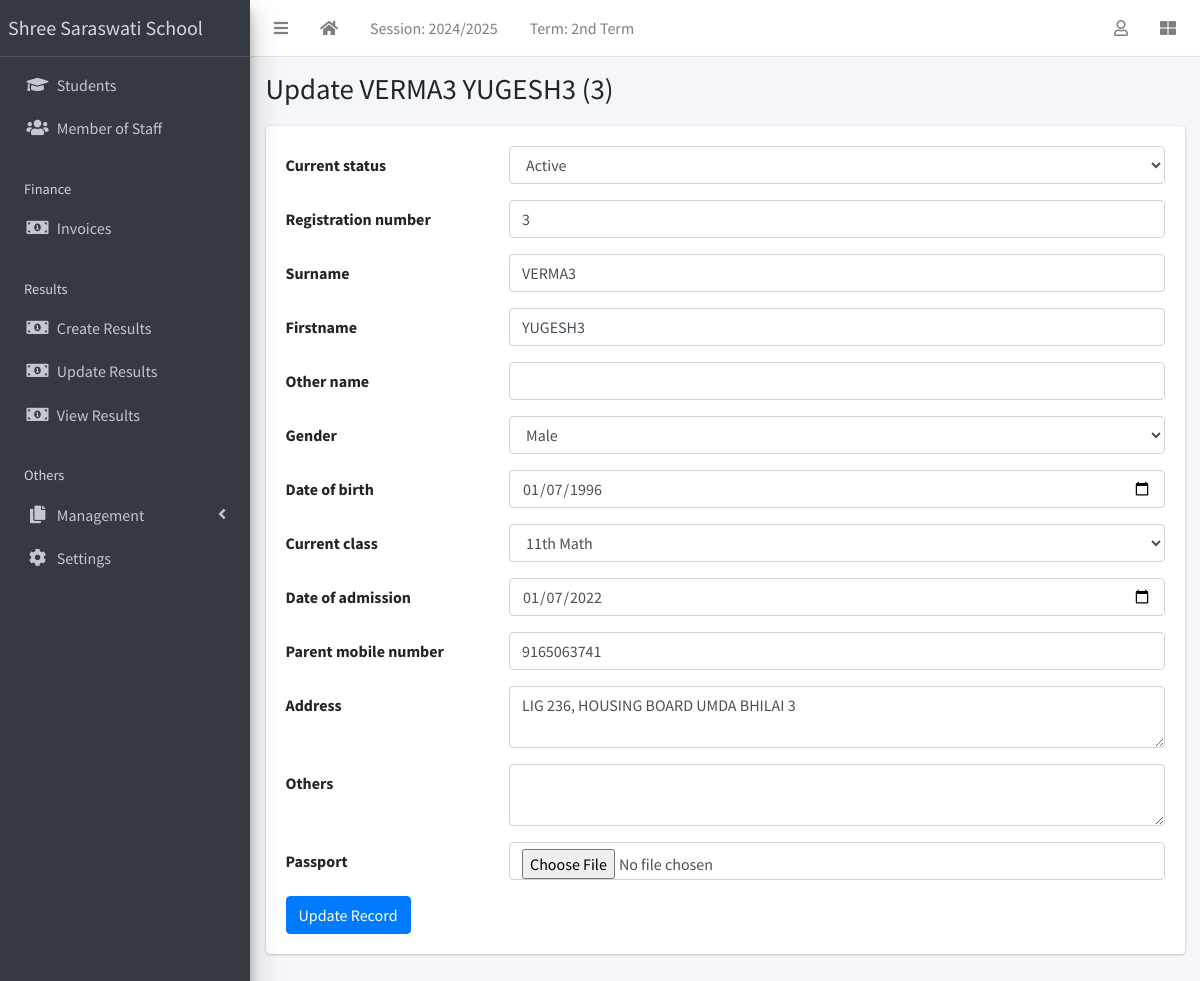
The page /student/3/update/ (signed in) on the database its author committed.
### apps/corecode/models.py (models this page shows, shortened)
class AcademicSession(models.Model):
    name = models.CharField(max_length=200, unique=True)
    current = models.BooleanField(default=True)
    class Meta:
        ordering = ["-name"]

class AcademicTerm(models.Model):
    name = models.CharField(max_length=20, unique=True)
    current = models.BooleanField(default=True)
    class Meta:
        ordering = ["name"]

### apps/students/models.py (models this page shows, shortened)
class Student(models.Model):
    STATUS_CHOICES = [("active", "Active"), ("inactive", "Inactive")]
    GENDER_CHOICES = [("male", "Male"), ("female", "Female")]
    current_status = models.CharField(
        max_length=10, choices=STATUS_CHOICES, default="active"
    )
    registration_number = models.CharField(max_length=200, unique=True)
    surname = models.CharField(max_length=200)
    firstname = models.CharField(max_length=200)
    other_name = models.CharField(max_length=200, blank=True)
    gender = models.CharField(max_length=10, choices=GENDER_CHOICES, default="male")
    date_of_birth = models.DateField(default=timezone.now)
    current_class = models.ForeignKey(
        StudentClass, on_delete=models.SET_NULL, blank=True, null=True
    )
    date_of_admission = models.DateField(default=timezone.now)
    mobile_num_regex = RegexValidator(
        regex="^[0-9]{10,15}$", message="Entered mobile number isn't in a right format!"
    )
    parent_mobile_number = models.CharField(
        validators=[mobile_num_regex], max_length=13, blank=True
    )
    address = models.TextField(blank=True)
    others = models.TextField(blank=True)
    passport = models.ImageField(blank=True, upload_to="students/passports/")
    class Meta:
        ordering = ["surname", "firstname", "other_name"]
    def __str__(self):
        return f"{self.surname} {self.firstname} {self.other_name} ({self.registration_number})"

### apps/students/views.py (the view)
# urls.py: path("<int:pk>/update/", StudentUpdateView.as_view(), name="student-update"),
class StudentUpdateView(LoginRequiredMixin, SuccessMessageMixin, UpdateView):
    model = Student
    fields = "__all__"
    success_message = "Record successfully updated."
    def get_form(self):
        form = super(StudentUpdateView, self).get_form()
        form.fields["date_of_birth"].widget = widgets.DateInput(attrs={"type": "date"})
        form.fields["date_of_admission"].widget = widgets.DateInput(
            attrs={"type": "date"}
        )
        form.fields["address"].widget = widgets.Textarea(attrs={"rows": 2})
        form.fields["others"].widget = widgets.Textarea(attrs={"rows": 2})
        return form

### apps/corecode/context_processors.py (called while the page is built)
def site_defaults(request):
    current_session = AcademicSession.objects.get(current=True)
    current_term = AcademicTerm.objects.get(current=True)
    vals = SiteConfig.objects.all()
    contexts = {
        "current_session": current_session.name,
        "current_term": current_term.name,
    }
    for val in vals:
        contexts[val.key] = val.value
    return contexts

### apps/corecode/models.py (called while the page is built)
    def __str__(self):
        return self.name

### apps/students/templates/students/student_form.html (shortened to what this page needs)
{% extends 'base.html' %}
{% block title %}
  {% if object %}
    Update {{ object }}
  {% else %}
    Add new student
  {% endif %}
{% endblock title %}
{% block content %}
<form action="" method="POST" enctype="multipart/form-data">
  {% include 'corecode/form_snippet.html' %}
  {% if object %}
    <input type="submit" class="btn btn-primary" value="Update Record">
  {% else %}
    <input type="submit" class="btn btn-primary" value="Add new student">
  {% endif %}
</form>
{% endblock content %}

### templates/base.html (shortened to what this page needs)
{% load static %}
<!DOCTYPE html>
<html lang="en">
<head>
  <link rel="stylesheet" href="{% static 'plugins/fontawesome-free/css/all.min.css' %}">
  <link rel="stylesheet" href="{% static 'plugins/toastr/toastr.min.css' %}">
  <link rel="stylesheet"
    href="{% static 'plugins/overlayScrollbars/css/OverlayScrollbars.min.css' %}">
  <link rel="stylesheet" href="{% static 'plugins/Datatables/datatables.min.css' %}" />
  <link rel="stylesheet" href="{% static 'dist/css/adminlte.min.css' %}">
</head>
<body
  class="hold-transition sidebar-mini layout-fixed layout-navbar-fixed layout-footer-fixed">
  <div class="wrapper">
    <nav class="main-header navbar navbar-expand navbar-white navbar-light">
      <ul class="navbar-nav">
        <li class="nav-item">
          <a class="nav-link" data-widget="pushmenu" href="#" role="button"><i
              class="fas fa-bars"></i></a>
        </li>
        <li class="nav-item d-none d-sm-inline-block">
          <a href="{% url 'home' %} " class="nav-link"><i class="fa fa-home"></i></a>
        </li>
        <li class="nav-item d-none d-sm-inline-block">
          <a href="{% url 'current-session' %}" class="nav-link">Session: {{ current_session }}</a>
        </li>
        <li class="nav-item d-none d-sm-inline-block">
          <a href="{% url 'current-session' %}" class="nav-link">Term: {{ current_term }}</a>
        </li>
      </ul>
      <ul class="navbar-nav ml-auto">
        <li class="nav-item dropdown">
          <a class="nav-link" data-toggle="dropdown" href="#">
            <i class="far fa-user"></i>
          </a>
        </li>
        <li class="nav-item">
          <a class="nav-link" data-widget="control-sidebar" data-slide="true"
            href="#" role="button"><i class="fas fa-th-large"></i></a>
        </li>
      </ul>
    </nav>
    <aside class="main-sidebar sidebar-dark-primary elevation-4">
      <a href="{% url 'home' %}" class="brand-link">Shree Saraswati  School</a>
      <div class="sidebar">
        <nav class="mt-2">
          <ul class="nav nav-pills nav-sidebar flex-column"
            data-widget="treeview" role="menu" data-accordion="false">
            <li class="nav-item">
              <a href="{% url 'student-list' %}" class="nav-link">
                <i class="nav-icon fas fa-graduation-cap"></i>
                <p>
                  Students
                </p>
              </a>
            </li>
            <li class="nav-item">
              <a href="{% url 'staff-list' %}" class="nav-link">
                <i class="nav-icon fas fa-users"></i>
                <p>
                  Member of Staff
                </p>
              </a>
            </li>
            <li class="nav-header">Finance</li>
            <li class="nav-item">
              <a href="{% url 'invoice-list' %}" class="nav-link">
                <i class="nav-icon fas fa-money-bill-alt"></i>
                <p>
                  Invoices
                </p>
              </a>
            </li>
            <li class="nav-header">Results</li>
            <li class="nav-item">
              <a href="{% url 'create-result' %}" class="nav-link">
                <i class="nav-icon fas fa-money-bill-alt"></i>
                <p>
                  Create Results
                </p>
              </a>
            </li>
            <li class="nav-item">
              <a href="{% url 'edit-results' %}" class="nav-link">
                <i class="nav-icon fas fa-money-bill-alt"></i>
                <p>
                  Update Results
                </p>
              </a>
            </li>
            <li class="nav-item">
              <a href="{% url 'view-results' %}" class="nav-link">
                <i class="nav-icon fas fa-money-bill-alt"></i>
                <p>
                  View Results
                </p>
              </a>
            </li>
            <li class="nav-header">Others</li>
            <li class="nav-item has-treeview">
              <a href="#" class="nav-link">
                <i class="nav-icon fas fa-copy"></i>
                <p>
                  Management
                  <i class="fas fa-angle-left right"></i>
                </p>
              </a>
            </li>
            <li class="nav-item">
              <a href="{% url 'configs' %}" class="nav-link">
                <i class="nav-icon fas fa-cog"></i>
                <p>
                  Settings
                </p>
              </a>
            </li>
          </ul>
        </nav>
      </div>
    </aside>
    <div class="content-wrapper">
      <section class="content-header">
        <div class="container-fluid">
          <div class="row mb-1">
            <div class="col-sm-8">
              <h1>{% block title %}{% endblock title %}</h1>
            </div>
            <div class="col-sm-4">
            </div>
          </div>
        </div>
      </section>
      <section class="content">
        <div class="container-fluid">
          <div class="row">
            <div class="col-md-12">
              {% block fullcard %}
              <div class="card">
                <div class="card-body">
                  <div class="row">
                    <div class="col">
                      {% block content %}
                      {% endblock content %}
                    </div>
                  </div>
                </div>
              </div>
              {% endblock fullcard %}
            </div>
          </div>
        </div>
      </section>
    </div>
  </div>
</body>
</html>

### apps/corecode/templates/corecode/form_snippet.html (shortened to what this page needs)
{% load widget_tweaks %}
{% for field in form %}
<div class="form-group row">
  <label class="col-sm-3 col-form-label" for="{{ field.auto_id }}">
    {{ field.label }}
  </label>
  <div class="col-sm-9">
    {{ field | add_class:"form-control"}}
  </div>
</div>
{% endfor %}

### rows shown on the page
AcademicSession: name "2024/2025"
AcademicTerm: name "2nd Term"
Student: surname+firstname+other_name "VERMA3 YUGESH3 (3)", current_status "Active" "3" "VERMA3" "YUGESH3" "Male" "01/07/1996" "11th Math" "01/07/2022" "9165063741" "LIG 236, HOUSING BOARD UMDA BHILAI 3"

### other values the page prints
{{ field.label }} "Current status" "Registration number" "Surname" "Firstname" "Other name" "Gender" "Date of birth" "Current class" "Date of admission" "Parent mobile number" "Address" "Others" "Passport"
